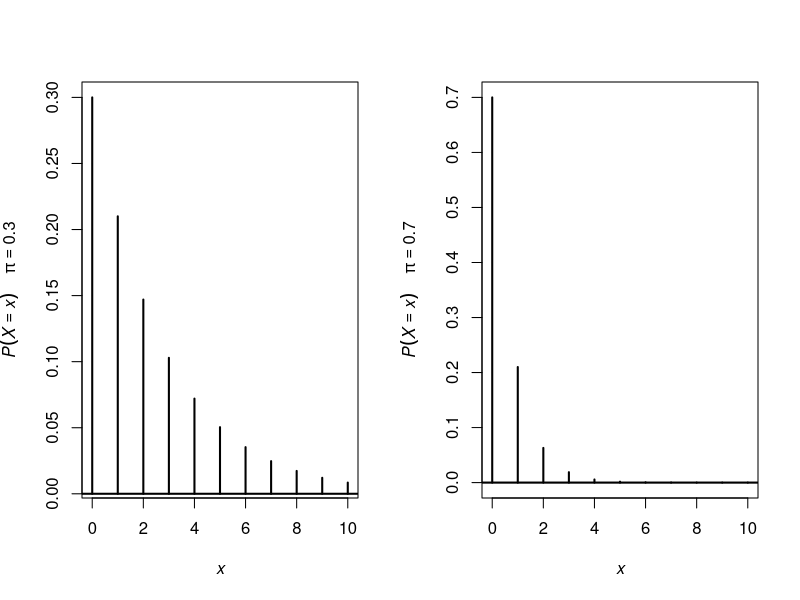

Reproduce this figure in R.
# DOCUMENTATION ------------------------------------
' Discrete Densities & Distributions
  Book:  Statistics & Data W/ R
'

# Create Geometric Distribution --------------------
' PI = Probability of the event occuring
  x, q	vector of quantiles representing the number 
        of failures in a sequence of Bernoulli trials before 
        success occurs.
  
'

PI <- c(0.3, 0.7)
x <- 0:10
par(mfrow=c(1,2))
xlab = expression(italic(x))
for (i in 1:2){
  density <- dgeom(x, PI[i])
  ylab <- bquote(italic(P(X==x) ~~~~~pi) == .(PI[i]))
  plot(x, density, type='h', lwd=2, 
       xlab=xlab, ylab=ylab)
  abline(h=0, lwd=2)
  
}

dgeom(x, 0.3)



